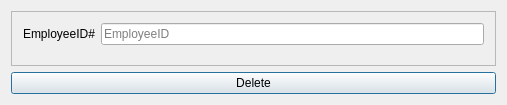
<?xml version="1.0" encoding="UTF-8"?>
<ui version="4.0">
 <class>RemoveEmpDialog</class>
 <widget class="QDialog" name="RemoveEmpDialog">
  <property name="geometry">
   <rect>
    <x>0</x>
    <y>0</y>
    <width>507</width>
    <height>105</height>
   </rect>
  </property>
  <property name="windowTitle">
   <string>RemoveEmpDialog</string>
  </property>
  <layout class="QGridLayout" name="gridLayout">
   <item row="0" column="0">
    <widget class="QFrame" name="frame">
     <property name="frameShape">
      <enum>QFrame::StyledPanel</enum>
     </property>
     <property name="frameShadow">
      <enum>QFrame::Raised</enum>
     </property>
     <layout class="QFormLayout" name="formLayout">
      <item row="0" column="0">
       <widget class="QLabel" name="label">
        <property name="text">
         <string>EmployeeID#</string>
        </property>
       </widget>
      </item>
      <item row="0" column="1">
       <widget class="QLineEdit" name="empIDRemoveLineEdit">
        <property name="placeholderText">
         <string>EmployeeID</string>
        </property>
       </widget>
      </item>
     </layout>
    </widget>
   </item>
   <item row="1" column="0">
    <widget class="QPushButton" name="empRemoveButton">
     <property name="text">
      <string>Delete</string>
     </property>
    </widget>
   </item>
  </layout>
 </widget>
 <layoutdefault spacing="6" margin="11"/>
 <resources/>
 <connections/>
</ui>
